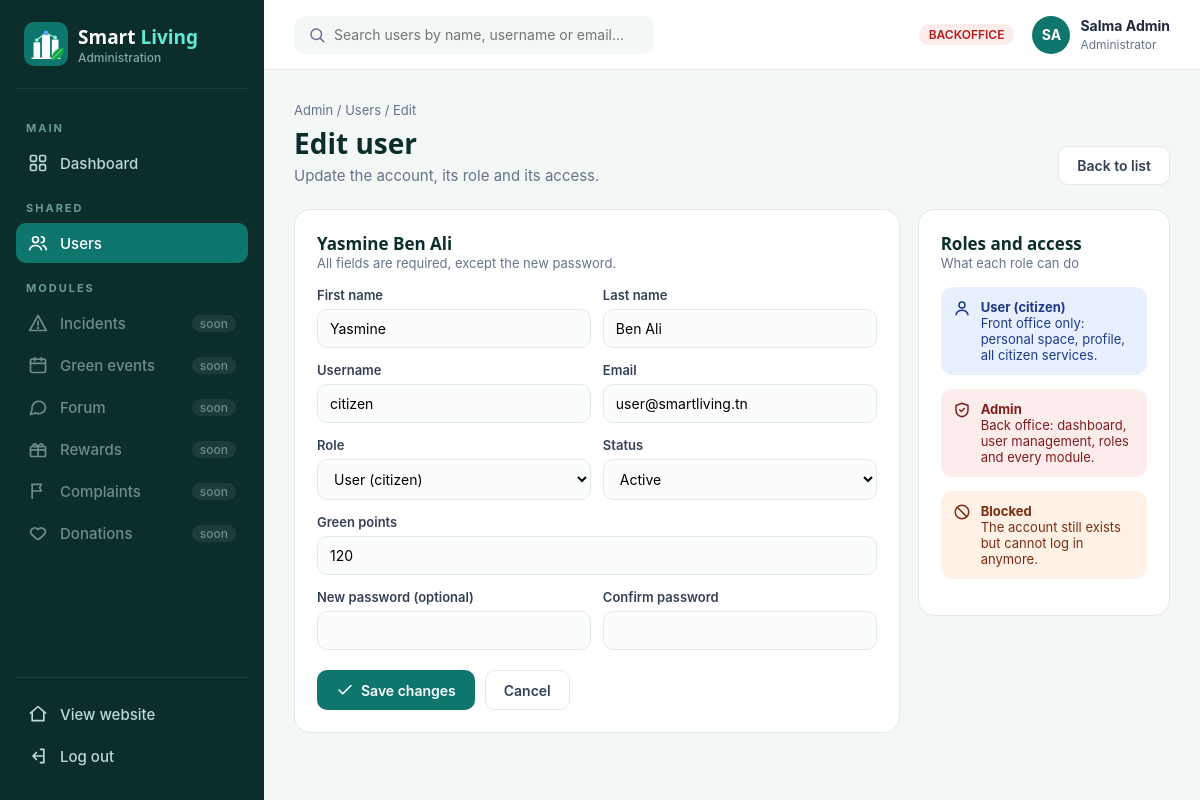
The app's page /index.php?action=admin_user_edit&id=2 (signed in) with its own data.
### tables this page shows
CREATE TABLE IF NOT EXISTS users (
  id INT AUTO_INCREMENT PRIMARY KEY,
  username VARCHAR(50) NOT NULL UNIQUE,
  first_name VARCHAR(50) NOT NULL,
  last_name VARCHAR(50) NOT NULL,
  email VARCHAR(150) NOT NULL UNIQUE,
  password VARCHAR(255) NOT NULL,
  role ENUM('user', 'admin') NOT NULL DEFAULT 'user',
  status ENUM('active', 'blocked') NOT NULL DEFAULT 'active',
  points INT NOT NULL DEFAULT 0,
  created_at TIMESTAMP DEFAULT CURRENT_TIMESTAMP
);

### config/database.php (called while the page is built)
<?php
class Database
{
    private static $pdo = null;
    public static function getConnexion()
    {
        if (!isset(self::$pdo)) {
            try {
                self::$pdo = new PDO(
                    'mysql:host=localhost;dbname=smartliving;charset=utf8mb4',
                    'root',
                    '',
                    [
                        PDO::ATTR_ERRMODE            => PDO::ERRMODE_EXCEPTION,
                        PDO::ATTR_DEFAULT_FETCH_MODE => PDO::FETCH_ASSOC,
                        PDO::ATTR_EMULATE_PREPARES   => false,
                    ]
                );
            } catch (Exception $e) {
                die('Erreur: ' . $e->getMessage());
            }
        }
        return self::$pdo;
    }
}

### controllers/UserController.php (called while the page is built, shortened)
<?php
require_once __DIR__ . '/../config/database.php';
require_once __DIR__ . '/../models/UserModel.php';
require_once __DIR__ . '/AuthController.php';
class UserController
{
    private PDO $db;
    public function __construct(AuthController $auth)
    {
        $this->db   = Database::getConnexion();
    }
    public function findById(int $id): ?UserModel
    {
        $stmt = $this->db->prepare('SELECT * FROM users WHERE id = :id LIMIT 1');
        $stmt->execute(['id' => $id]);
        $row = $stmt->fetch();
        return $row ? UserModel::fromArray($row) : null;
    }
}

### models/UserModel.php (called while the page is built, shortened)
<?php
class UserModel
{
    private int $id = 0;
    private string $username = '';
    private string $firstName = '';
    private string $lastName = '';
    private string $email = '';
    private string $role = 'user';
    private string $status = 'active';
    private int $points = 0;
    public function getId(): int
    {
        return $this->id;
    }
    public function getUsername(): string
    {
        return $this->username;
    }
    public function getFirstName(): string
    {
        return $this->firstName;
    }
    public function getLastName(): string
    {
        return $this->lastName;
    }
    public function getFullName(): string
    {
        return trim($this->firstName . ' ' . $this->lastName);
    }
    public function getInitials(): string
    {
        $f = $this->firstName !== '' ? $this->firstName : $this->username;
        $l = $this->lastName;
        return strtoupper(mb_substr($f, 0, 1) . mb_substr($l, 0, 1));
    }
    public function getEmail(): string
    {
        return $this->email;
    }
    public function getRole(): string
    {
        return $this->role;
    }
    public function getStatus(): string
    {
        return $this->status;
    }
    public function getPoints(): int
    {
        return $this->points;
    }
    public function setId(int $id): void
    {
        $this->id = $id;
    }
    public function setUsername(string $username): void
    {
        $this->username = $username;
    }
    public function setFirstName(string $firstName): void
    {
        $this->firstName = $firstName;
    }
    public function setLastName(string $lastName): void
    {
        $this->lastName = $lastName;
    }
    public function setEmail(string $email): void
    {
        $this->email = $email;
    }
    public function setRole(string $role): void
    {
        $this->role = $role;
    }
    public function setStatus(string $status): void
    {
        $this->status = $status;
    }
    public function setPoints(int $points): void
    {
        $this->points = $points;
    }
    public static function fromArray(array $row): self
    {
        $user = new self();
        $user->setId((int) ($row['id'] ?? 0));
        $user->setUsername((string) ($row['username'] ?? ''));
        $user->setFirstName((string) ($row['first_name'] ?? ''));
        $user->setLastName((string) ($row['last_name'] ?? ''));
        $user->setEmail((string) ($row['email'] ?? ''));
        $user->setPassword((string) ($row['password'] ?? ''));
        $user->setRole((string) ($row['role'] ?? 'user'));
        $user->setStatus((string) ($row['status'] ?? 'active'));
        $user->setPoints((int) ($row['points'] ?? 0));
        $user->setCreatedAt((string) ($row['created_at'] ?? ''));
        return $user;
    }
}

### controllers/AuthController.php (called while the page is built, shortened)
<?php
require_once __DIR__ . '/../config/database.php';
require_once __DIR__ . '/../models/UserModel.php';
class AuthController
{
    private PDO $db;
    public function __construct()
    {
        $this->db = Database::getConnexion();
    }
    public function findById(int $id): ?UserModel
    {
        $stmt = $this->db->prepare('SELECT * FROM users WHERE id = :id LIMIT 1');
        $stmt->execute(['id' => $id]);
        $row = $stmt->fetch();
        return $row ? UserModel::fromArray($row) : null;
    }
}

### views/admin_user_form.php (the view, shortened to what this page needs)
<?php
require_once __DIR__ . '/partials/helpers.php';
$isEdit = $editUser !== null;
$old = $old ?? [];
$action = $isEdit ? 'index.php?action=admin_user_edit&amp;id=' . $editUser->getId() : 'index.php?action=admin_user_create';
$isMe = $isEdit && $editUser->getId() === (int) ($_SESSION['user_id'] ?? 0);
?>
<div class="ph">
    <div>
        <p class="crumb">Admin / Users / <?= $isEdit ? 'Edit' : 'New' ?></p>
        <h1><?= $isEdit ? 'Edit user' : 'Add a user' ?></h1>
        <p><?= $isEdit ? 'Update the account, its role and its access.' : 'Create an account and choose its role.' ?></p>
    </div>
    <a href="index.php?action=admin_users" class="btn btn-light">Back to list</a>
</div>
<div class="grid-form">
    <div class="panel">
        <h3><?= $isEdit ? e($editUser->getFullName()) : 'Account information' ?></h3>
        <p class="sub">All fields are required<?= $isEdit ? ', except the new password' : '' ?>.</p>
        <form method="POST" action="<?= $action ?>" novalidate data-validate>
            <div class="row2">
                <div class="field">
                    <label for="first_name">First name</label>
                    <input id="first_name" name="first_name" value="<?= e($old['first_name'] ?? '') ?>" data-rules="required|name">
                </div>
                <div class="field">
                    <label for="last_name">Last name</label>
                    <input id="last_name" name="last_name" value="<?= e($old['last_name'] ?? '') ?>" data-rules="required|name">
                </div>
            </div>
            <div class="row2">
                <div class="field">
                    <label for="username">Username</label>
                    <input id="username" name="username" value="<?= e($old['username'] ?? '') ?>" data-rules="required|username">
                </div>
                <div class="field">
                    <label for="email">Email</label>
                    <input type="email" id="email" name="email" value="<?= e($old['email'] ?? '') ?>" data-rules="required|email">
                </div>
            </div>
            <div class="row2">
                <div class="field">
                    <label for="role">Role</label>
                    <select id="role" name="role" data-rules="required" <?= $isMe ? 'disabled' : '' ?>>
                        <option value="user" <?= ($old['role'] ?? '') === 'user' ? 'selected' : '' ?>>User (citizen)</option>
                    </select>
                </div>
                <div class="field">
                    <label for="status">Status</label>
                    <select id="status" name="status" data-rules="required" <?= $isMe ? 'disabled' : '' ?>>
                        <option value="active" <?= ($old['status'] ?? '') === 'active' ? 'selected' : '' ?>>Active</option>
                    </select>
                </div>
            </div>
            <?php if ($isEdit): ?>
                <div class="field">
                    <label for="points">Green points</label>
                    <input id="points" name="points" inputmode="numeric" value="<?= e($old['points'] ?? '0') ?>" data-rules="required|int">
                </div>
            <?php endif; ?>
            <div class="row2">
                <div class="field">
                    <label for="password"><?= $isEdit ? 'New password (optional)' : 'Password' ?></label>
                    <input type="password" id="password" name="password" autocomplete="new-password" data-rules="<?= $isEdit ? 'password' : 'required|password' ?>">
                </div>
                <div class="field">
                    <label for="password_confirm">Confirm password</label>
                    <input type="password" id="password_confirm" name="password_confirm" autocomplete="new-password" data-rules="<?= $isEdit ? 'match:password' : 'required|match:password' ?>">
                </div>
            </div>
            <div class="form-actions">
                <button type="submit" class="btn btn-primary"><?= icon('check', 18) ?> <?= $isEdit ? 'Save changes' : 'Create user' ?></button>
                <a href="index.php?action=admin_users" class="btn btn-light">Cancel</a>
            </div>
        </form>
    </div>
    <div class="panel">
        <h3>Roles and access</h3>
        <p class="sub">What each role can do</p>
        <div class="ai"><?= icon('user', 18) ?><div><b>User (citizen)</b><br>Front office only: personal space, profile, all citizen services.</div></div>
        <div class="ai" style="background:#FDECEC;color:#7F1D1D"><?= icon('shield', 18) ?><div><b>Admin</b><br>Back office: dashboard, user management, roles and every module.</div></div>
        <div class="ai" style="background:#FFF1E6;color:#7C2D12"><?= icon('ban', 18) ?><div><b>Blocked</b><br>The account still exists but cannot log in anymore.</div></div>
    </div>
</div>
<?php
$content = ob_get_clean();
$activePage = 'users';
require __DIR__ . '/layout_admin.php';

### views/layout_admin.php (shortened to what this page needs)
<?php
require_once __DIR__ . '/partials/helpers.php';
$activePage = $activePage ?? '';
$modules = [
    ['alert', 'Incidents'], ['calendar', 'Green events'], ['chat', 'Forum'],
    ['gift', 'Rewards'], ['flag', 'Complaints'], ['heart', 'Donations'],
];
?>
<!DOCTYPE html>
<html lang="en">
<head>
    <link rel="stylesheet" href="views/assets/css/admin.css">
</head>
<body>
<aside class="side">
    <a href="index.php?action=admin" class="brand"><img src="views/assets/img/logo.svg" width="44" height="44" alt=""><div>Smart <span>Living</span><small>Administration</small></div></a>
    <p class="label">MAIN</p>
    <a href="index.php?action=admin" class="item <?= $activePage === 'dashboard' ? 'on' : '' ?>"><?= icon('grid') ?> Dashboard</a>
    <p class="label">SHARED</p>
    <a href="index.php?action=admin_users" class="item <?= $activePage === 'users' ? 'on' : '' ?>"><?= icon('users') ?> Users</a>
    <p class="label">MODULES</p>
    <?php foreach ($modules as [$ic, $label]): ?>
        <span class="item disabled" title="Module in progress"><?= icon($ic) ?> <?= e($label) ?><span class="count">soon</span></span>
    <?php endforeach; ?>
    <div class="foot">
        <a href="index.php?action=dashboard" class="item"><?= icon('home') ?> View website</a>
        <a href="index.php?action=logout" class="item"><?= icon('logout') ?> Log out</a>
    </div>
</aside>
<main>
    <div class="top">
        <form class="search" method="GET" action="index.php">
            <?= icon('search', 18) ?>
            <input name="q" placeholder="Search users by name, username or email..." maxlength="100">
        </form>
        <div class="right">
            <span class="tag t-red">BACKOFFICE</span>
            <div class="me">
                <div class="av"><?= e(isset($user) && $user ? $user->getInitials() : 'AD') ?></div>
                <div><b><?= e(isset($user) && $user ? $user->getFullName() : ($_SESSION['username'] ?? '')) ?></b><small>Administrator</small></div>
            </div>
        </div>
    </div>
    <div class="content">
        <?= $content ?>
    </div>
</main>
</body>
</html>

### records on screen
users: first_name+last_name "SA", first_name+last_name "Salma Admin"
users: $editUser->getFullName() "Yasmine Ben Ali", first_name "Yasmine", last_name "Ben Ali", username "citizen", email "user@smartliving.tn", role "User (citizen)", status "Active", points "120"

### other values on screen
$label "Incidents"
$label "Green events"
$label "Forum"
$label "Rewards"
$label "Complaints"
$label "Donations"
